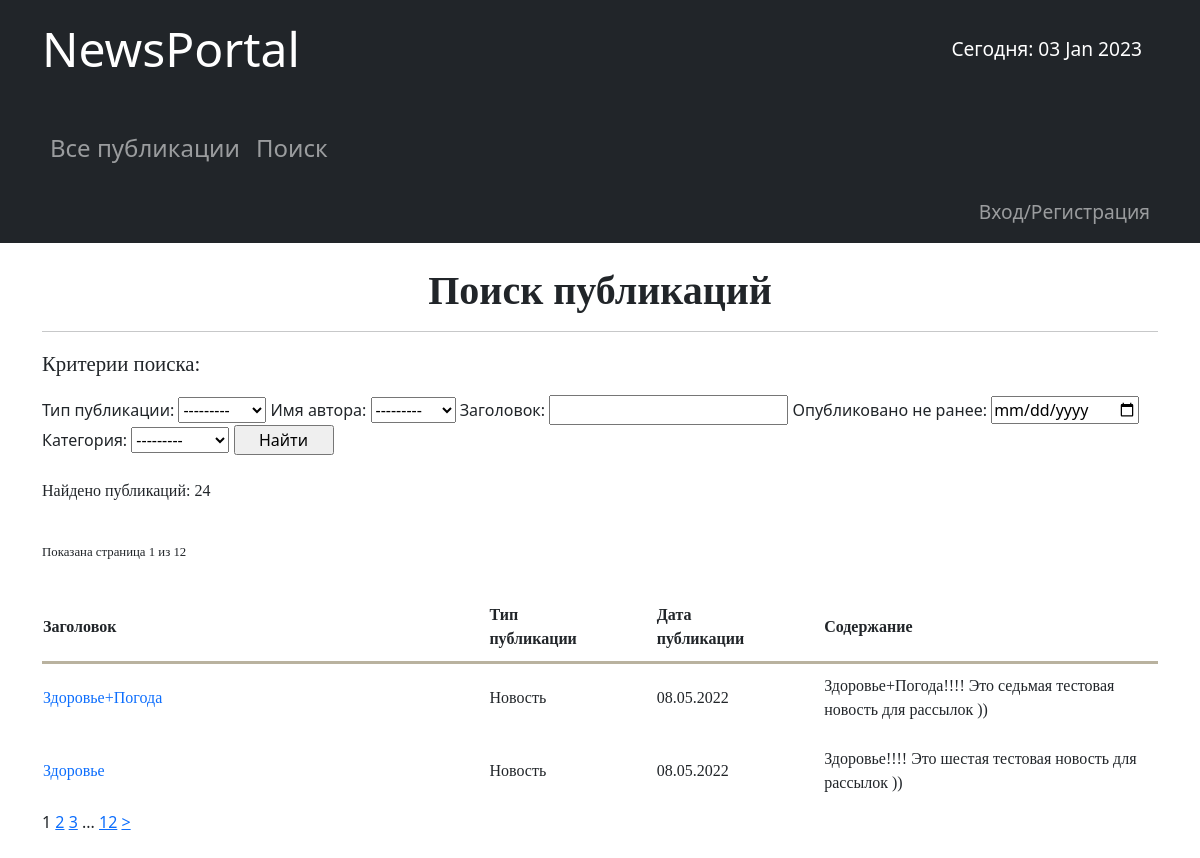
Page /news/search/ on the earlier database version.
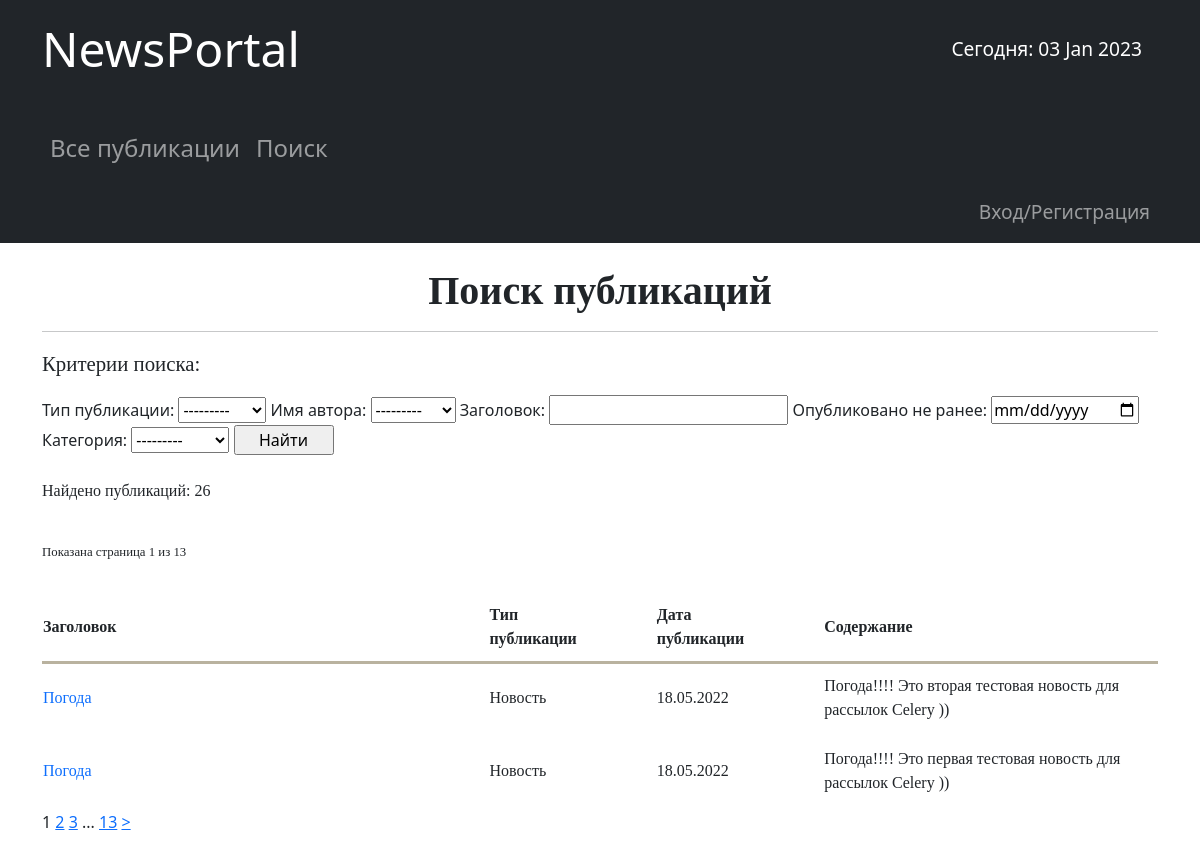
Same page on the later database version.
### news/models.py (models this page shows, shortened)
class Post(models.Model):
    article = 'ART'
    news = 'NWS'
    TYPE = [
        (news, 'Новость'),
        (article, 'Статья'),
    ]
    author = models.ForeignKey(Author, on_delete=models.CASCADE)
    type = models.CharField(max_length=3, choices=TYPE, default=news)
    time_in = models.DateTimeField(auto_now_add=True)
    category = models.ManyToManyField(Category, through='PostCategory')
    head = models.CharField(max_length=255)
    text = models.TextField()
    rating = models.SmallIntegerField(default=0)

### news/views.py (the view)
# urls.py: path('search/', PostsSearchView.as_view()),
class PostsSearchView(ListView):
    model = Post
    template_name = 'posts_search.html'
    context_object_name = 'postss'
    ordering = ['-time_in']
    paginate_by = 2
    def get_queryset(self):
        queryset = super().get_queryset()
        return PostFilter(self.request.GET, queryset=queryset).qs
    def get_context_data(self, **kwargs):
        context = super().get_context_data(**kwargs)
        context['filter'] = PostFilter(self.request.GET, queryset=self.get_queryset())
        context['all'] = len(Post.objects.all())
        context['is_author'] = self.request.user.groups.filter(name='authors').exists()
        return context

### news/templatetags/custom_filters.py (called while the page is built)
@register.filter(name='censor')
def censor(text):
    if type(text) != str:
        raise TypeException(f'Объект <{text}> не является строкой! Нельзя применить фильтр "Цензор"!')
    cens_list = ['word1', 'word2', 'wo3']
    text_lower = text.lower()
    for word in cens_list:
        begin_index = 0
        replace_id = True
        while replace_id:
            replace_index = text_lower[begin_index:].find(word) + begin_index
            if (replace_index - begin_index) == -1:
                replace_id = False
            else:
                begin_index = replace_index + len(word)
                text = text[:replace_index + 1] + '*' * (len(word) - 1) + text[begin_index:]
                text_lower = text_lower[:replace_index + 1] + '*' * (len(word) - 1) + text_lower[begin_index:]
    return text

### news/templatetags/custom_tags.py (called while the page is built)
@register.simple_tag()
def current_time(format_string='%b %d %Y'):
    return datetime.utcnow().strftime(format_string)

@register.simple_tag(takes_context=True)
def url_replace(context, **kwargs):
    d = context['request'].GET.copy()
    for k, v in kwargs.items():
        d[k] = v
    return d.urlencode()

### templates/posts_search.html (shortened to what this page needs)
{% extends 'flatpages/default.html' %}
{% load custom_filters %}
{% load custom_tags %}
{% block content %}
    <br/>
    <h1 align="center" style="font-family: Georgia;"><strong> Поиск публикаций </strong></h1>
    <hr>
    {% if all %}
        <p style="font-size: 1.3em; font-family: Georgia;">
            Критерии поиска:
        </p>
        <form method="GET">
            {{ filter.form }}
            <input type="submit" value="Найти" style="width:100px" >
        </form>
        <p style="font-size: 1em; font-family: Georgia;">
            <br/>
            Найдено публикаций: {{ filter.qs | length }}
        </p>
        <br/>
        <p style="font-size: 0.8em; font-family: Georgia;">
            Показана страница {{ page_obj.number }} из {{ page_obj.paginator.num_pages }}
        </p>
        <br/>
        {% if postss %}
            <table style="width: 100%; font-family: Georgia;">
                <tr>
                    <th style="border-bottom: 3px solid #B9B29F; width:40%;padding-bottom: 10px;"> Заголовок </th>
                    <th style="border-bottom: 3px solid #B9B29F; width:15%;padding-bottom: 10px;"> Тип<br/>публикации </th>
                    <th style="border-bottom: 3px solid #B9B29F; width:15%;padding-bottom: 10px;"> Дата<br/>публикации </th>
                    <th style="border-bottom: 3px solid #B9B29F; width:45%;padding-bottom: 10px;"> Содержание </th>
                </tr>
                {% for post in postss %}
                    <tr>
                        <td style="padding-top: 10px; padding-bottom: 15px">
                            <a href="{% url 'post_detail' post.id %}" style="text-decoration: none"> {{ post.head | censor}} </a>
                        </td>
                        <td style="padding-top: 10px; padding-bottom: 15px"> {{ post.get_type_display }} </td>
                        <td style="padding-top: 10px; padding-bottom: 15px"> {{ post.time_in | date:'d.m.Y' }} </td>
                        <td style="padding-top: 10px; padding-bottom: 15px"> {{ post.text | censor | truncatechars:70 }} </td>
                    </tr>
                {% endfor %}
            </table>
            {% if is_paginated %}
                {{ page_obj.number }}
                {% if page_obj.has_next %}
                    {% if page_obj.number|add:'2' < page_obj.paginator.num_pages %}
                        <a href="?{% url_replace page=page_obj.next_page_number %}">{{ page_obj.next_page_number }}</a>
                        <a href="?{% url_replace page=page_obj.next_page_number|add:'1' %}">{{ page_obj.next_page_number|add:'1' }}</a>
                        {% if page_obj.number|add:'3' < page_obj.paginator.num_pages %}
                            ...
                        {% endif %}
                    {% endif %}
                    <a href="?{% url_replace page=page_obj.paginator.num_pages %}">{{ page_obj.paginator.num_pages }}</a>
                    <a href="?{% url_replace page=page_obj.next_page_number %}">></a>
                {% endif %}
            {% endif %}
        {% else %}
            <p style="font-size: 1em; font-family: Georgia;">
            <br/>
                По указанным параметрам публикаций не найдено!
            </p>
        {% endif %}
    {% else %}
        <h2 style="font-family: Georgia;"> Публикаций нет!</h2>
    {% endif %}
    <br/><br/>
{% endblock content %}

Differences in the rows shown:
no longer on this page (row unchanged): Post: head|censor "Здоровье+Погода", type "Новость", time_in "08.05.2022", text|censor "Здоровье+Погода!!!! Это седьмая тестовая новость для рассылок ))"
no longer on this page (row unchanged): Post: head|censor "Здоровье", type "Новость", time_in "08.05.2022", text|censor "Здоровье!!!! Это шестая тестовая новость для рассылок ))"
added Post: head|censor "Погода", type "Новость", time_in "18.05.2022", text|censor "Погода!!!! Это вторая тестовая новость для рассылок Celery ))"
added Post: head|censor "Погода", type "Новость", time_in "18.05.2022", text|censor "Погода!!!! Это первая тестовая новость для рассылок Celery ))"
Other differences:
{{ filter.qs | length }}: "24" → "26"
{{ page_obj.paginator.num_pages }}: "12" → "13"
